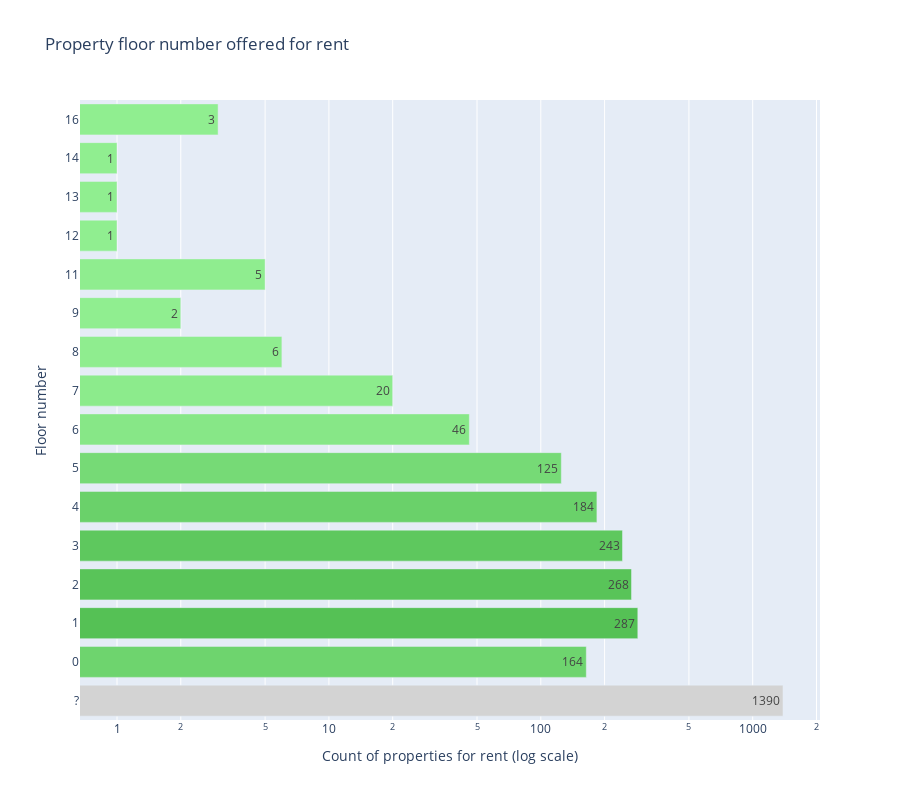

Here is the notebook cell this chart was saved with:
### Markdown cell above
### What floors are most often offered for rent?

### Code cell
temp = dff.floor.value_counts()

temp.sort_index(
    key=lambda x: ("000" + x).str.replace("?", "000", regex=True).str[-2:],
    ascending=True,
    inplace=True,
)

fig = px.bar(
    temp,
    y=temp.index,
    x=temp.values,
    title="Property floor number offered for rent",
    color=temp.values,
    height=800,
    orientation="h",
    text_auto=True,
    color_continuous_scale=["LightGreen", "Green", "lightgrey"],
)
fig.update_layout(
    xaxis_title="Count of properties for rent (log scale)", yaxis_title="Floor number"
)
fig.update_layout(xaxis_type="log")  # log scale
fig.update_yaxes(type="category")  # sort the y axis by the number of floors
fig.update_coloraxes(showscale=False)  # hide the color scale
fig.show()

### Figure 1 — Plotly figure (JSON) as saved in the notebook; plotly's stock layout.template omitted (floating-point values rounded to 4 significant figures)
{"data": [{"alignmentgroup": "True", "hovertemplate": "x=%{x}<br>index=%{y}<br>color=%{marker.color}<extra></extra>", "legendgroup": "", "marker": {"color": [1390, 164, 287, 268, 243, 184, 125, 46, 20, 6, 2, 5, 1, 1, 1, 3], "coloraxis": "coloraxis", "pattern": {"shape": ""}}, "name": "", "offsetgroup": "", "orientation": "h", "showlegend": false, "textposition": "auto", "texttemplate": "%{x}", "type": "bar", "x": [1390, 164, 287, 268, 243, 184, 125, 46, 20, 6, 2, 5, 1, 1, 1, 3], "xaxis": "x", "y": ["?", "0", "1", "2", "3", "4", "5", "6", "7", "8", "9", "11", "12", "13", "14", "16"], "yaxis": "y"}], "layout": {"barmode": "relative", "coloraxis": {"colorbar": {"title": {"text": "color"}}, "colorscale": [[0, "LightGreen"], [0.5, "Green"], [1, "lightgrey"]], "showscale": false}, "height": 800, "legend": {"tracegroupgap": 0}, "title": {"text": "Property floor number offered for rent"}, "xaxis": {"anchor": "y", "domain": [0, 1], "title": {"text": "Count of properties for rent (log scale)"}, "type": "log"}, "yaxis": {"anchor": "x", "domain": [0, 1], "title": {"text": "Floor number"}, "type": "category"}}}
